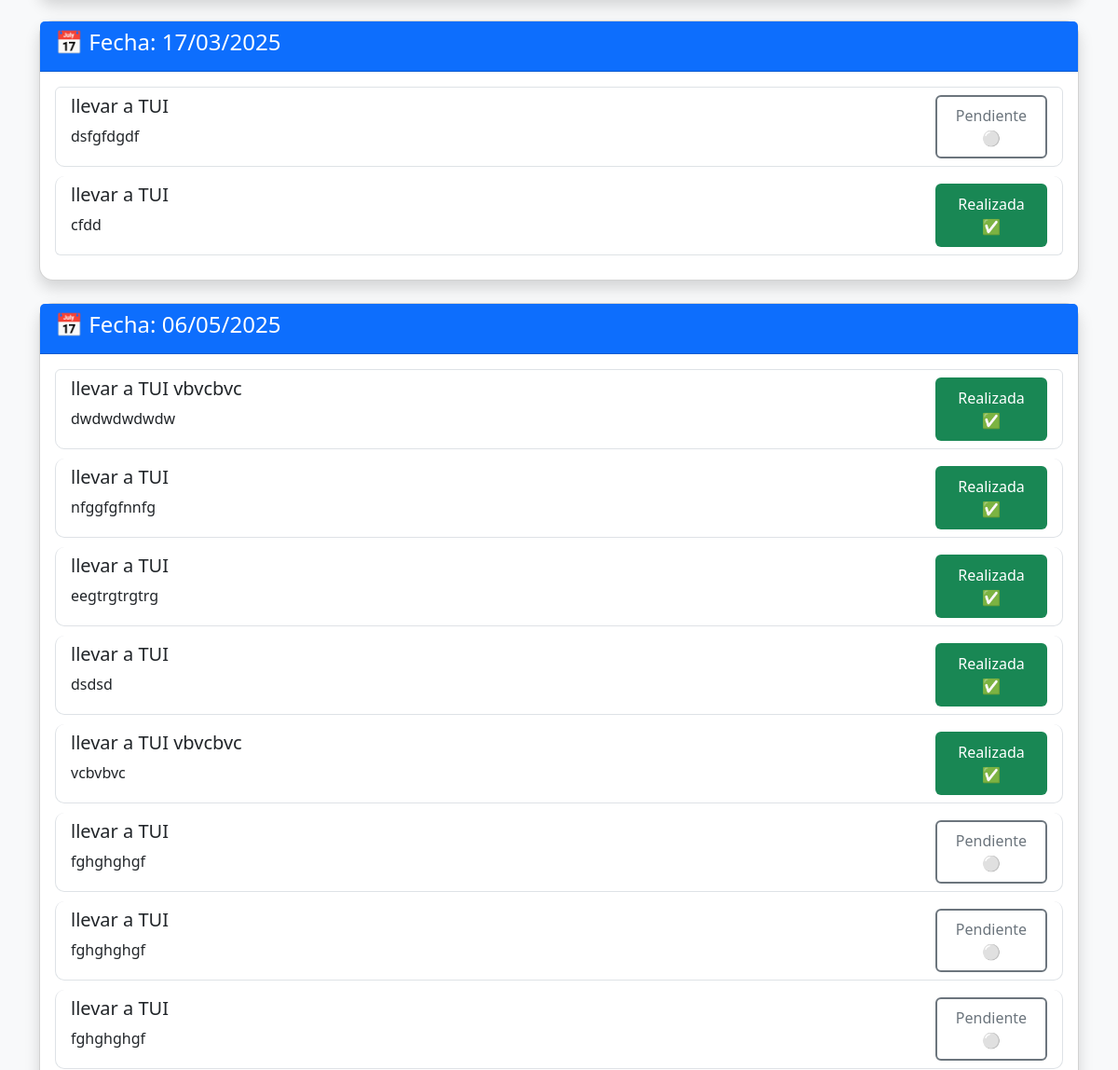
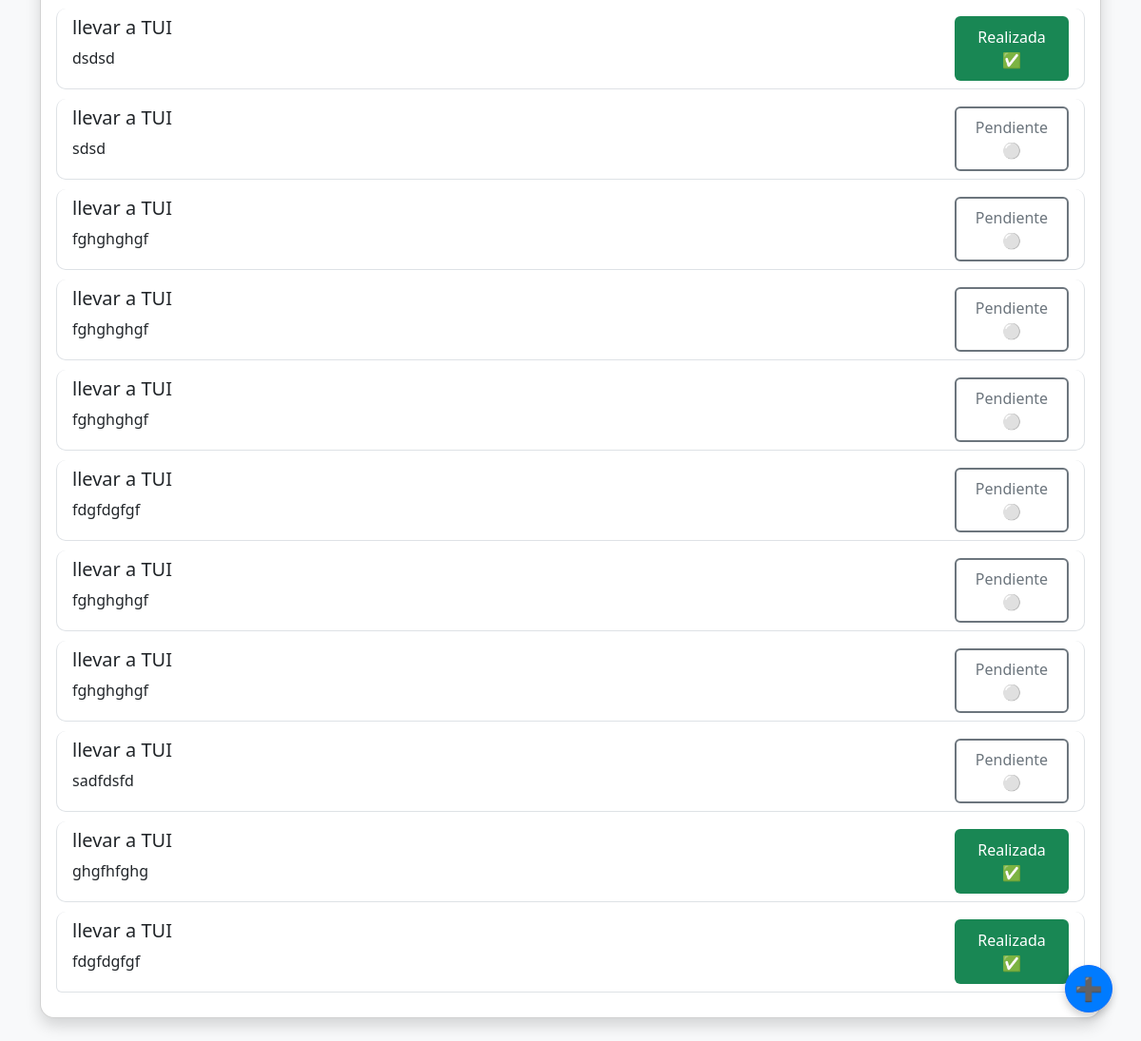
/pedidos/tareas/ (signed in, lower part), run on an earlier commit of the app's database (2 pictures, top to bottom).
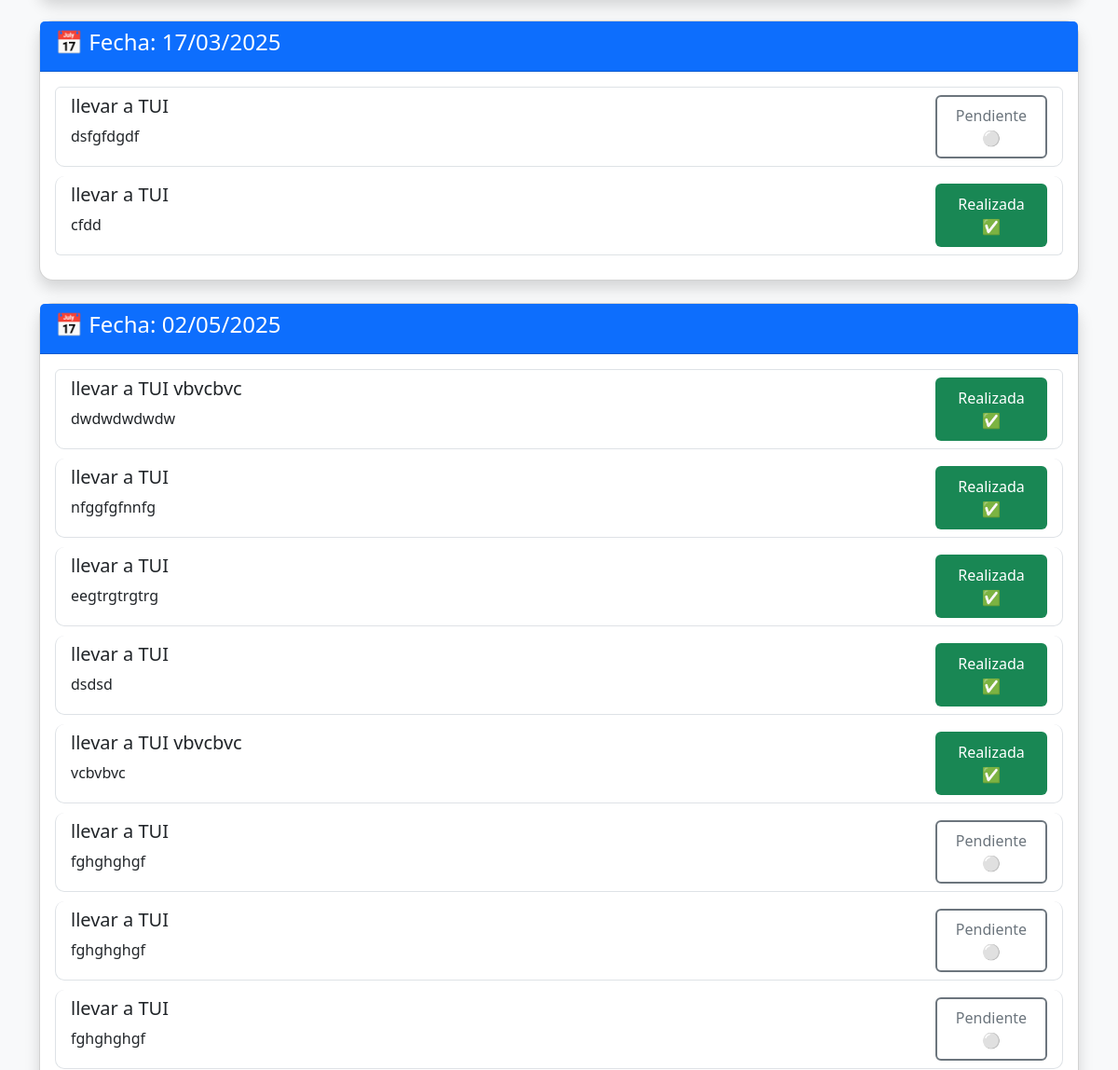
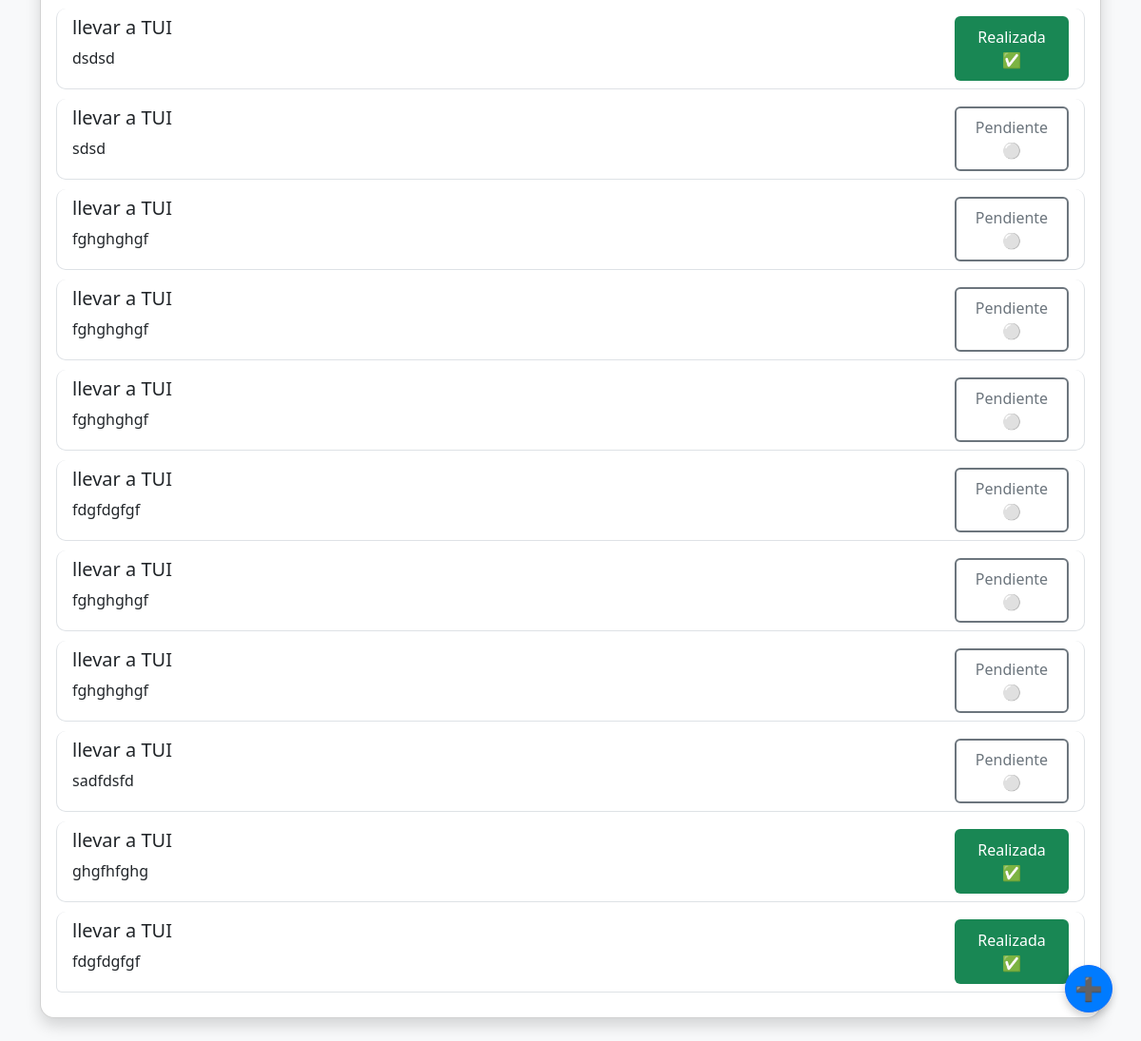
And on a later commit of the database (2 pictures, top to bottom).
### pedidos/models.py (models this page shows, shortened)
class Tarea(models.Model):
    titulo = models.CharField(max_length=200)
    descripcion = models.TextField()
    prioridad = models.CharField(max_length=20, choices=[('alta', 'Alta'), ('media', 'Media'), ('baja', 'Baja')])
    completada = models.BooleanField(default=False)
    fecha_creacion = models.DateTimeField(
        auto_now_add=True,
        verbose_name="Fecha creación"
    )
    fecha_especifica = models.DateTimeField(
        default=timezone.localtime,  # Fecha local
        verbose_name="Fecha programada"
    )

### pedidos/views.py (the view)
# urls.py: path('tareas/', TareaListView.as_view(), name='tareas'),
@method_decorator(ensure_csrf_cookie, name='dispatch')
class TareaListView(LoginRequiredMixin, UserPassesTestMixin, ListView):
    model = Tarea
    template_name = 'pedidos/tareas.html'
    context_object_name = 'tareas'
    def test_func(self):
        return self.request.user.is_staff
    def get_queryset(self):
        try:
            tareas = Tarea.objects.all().order_by('-fecha_creacion')
            return tareas
        except Exception as e:
            print(f"Error al obtener las tareas: {e}")
            return HttpResponse(f"Error al obtener las tareas: {e}", status=500)

### pedidos/templates/pedidos/tareas.html (shortened to what this page needs)
{% extends 'pedidos/base.html' %}
{% load static %}
{% load fechas %}
{% block content %}
<div class="container">
    <div class="text-end mb-4">
        <button
            type="button"
            class="btn btn-primary btn-floating"
            data-bs-toggle="modal"
            data-bs-target="#modalNuevaTarea"
        >
            ➕
        </button>
    </div>
    </div>
    {% regroup tareas by fecha_especifica|date:"d/m/Y" as grouped_tareas %}
    {% for group in grouped_tareas %}
    <div class="card mb-4 shadow">
        <div class="card-header bg-primary text-white">
            <h4>📅 Fecha: {{ group.grouper }}</h4>
        </div>
        <div class="card-body">
            <div class="list-group">
                {% for tarea in group.list %}
                <div class="list-group-item">
                    <div class="d-flex flex-column flex-md-row justify-content-between align-items-start">
                        <div class="flex-grow-1 me-md-3 mb-2 mb-md-0 w-100">
                            <h5>{{ tarea.titulo }}</h5>
                            <p class="mb-0 text-break">{{ tarea.descripcion }}</p>
                        </div>
                        <div class="align-self-center">
                            <button
                                class="btn {% if tarea.completada %}btn-success{% else %}btn-outline-secondary{% endif %} btn-estado mt-2 mt-md-0"
                                data-tarea-id="{{ tarea.id }}"
                            >
                                {% if tarea.completada %}Realizada ✅{% else %}Pendiente ⚪{% endif %}
                            </button>
                        </div>
                    </div>
                </div>
                {% endfor %}
            </div>
        </div>
    </div>
    {% endfor %}
</div>
{% endblock %}

### pedidos/templates/pedidos/base.html (shortened to what this page needs)
{% load static %}
<!DOCTYPE html>
<html lang="es">
<head>
    <link href="https://cdn.jsdelivr.net/npm/bootstrap@5.3.0/dist/css/bootstrap.min.css" rel="stylesheet">
    <link href="{% static '/pedidos/css/styles.css' %}" rel="stylesheet">
</head>
<body>
    <div class="container mt-4">
        {% block content %}{% endblock %}
</body>
</html>

### pedidos/static/pedidos/css/styles.css (style rules this page uses)
body { background-color: #f8f9fa; }
.card { border-radius: 15px; }
.list-group-item { margin-bottom: 10px; border-radius: 10px; transition: all 0.3s ease; }
.btn-floating { background: #007bff; color: white; z-index: 1000; position: fixed; bottom: 30px; right: 30px; width: 60px; height: 60px; border-radius: 50%; font-size: 24px; display: flex; align-items: center; justify-content: center; box-shadow: 0 4px 8px rgba(0, 0, 0, 0.2); transition: all 0.3s ease; }
.btn-floating { border-radius: 50%; width: 50px; height: 50px; padding: 0; font-size: 24px; line-height: 50px; text-align: center; }
.btn-estado { transition: all 0.3s ease; min-width: 120px; min-height: 40px; padding: 8px 12px; box-sizing: border-box; }
.btn-outline-secondary { border: 2px solid #6c757d !important; }
.btn-success { border: 2px solid transparent !important; }
.btn { --bs-btn-padding-y: 0rem !important; }

What changed in the data, as far as the page shows it:
changed Tarea "dwdwdwdwdw": moves from the list under "06/05/2025" to the list under "02/05/2025"
changed Tarea "nfggfgfnnfg": moves from the list under "06/05/2025" to the list under "02/05/2025"
changed Tarea "eegtrgtrgtrg": moves from the list under "06/05/2025" to the list under "02/05/2025"
changed Tarea (number 6 of 21 on the later page): moves from the list under "06/05/2025" to the list under "02/05/2025"
changed Tarea "vcbvbvc": moves from the list under "06/05/2025" to the list under "02/05/2025"
changed Tarea (number 8 of 21 on the later page): moves from the list under "06/05/2025" to the list under "02/05/2025"
changed Tarea (number 9 of 21 on the later page): moves from the list under "06/05/2025" to the list under "02/05/2025"
changed Tarea (number 10 of 21 on the later page): moves from the list under "06/05/2025" to the list under "02/05/2025"
changed Tarea (number 11 of 21 on the later page): moves from the list under "06/05/2025" to the list under "02/05/2025"
changed Tarea "sdsd": moves from the list under "06/05/2025" to the list under "02/05/2025"
changed Tarea (number 13 of 21 on the later page): moves from the list under "06/05/2025" to the list under "02/05/2025"
changed Tarea (number 14 of 21 on the later page): moves from the list under "06/05/2025" to the list under "02/05/2025"
changed Tarea (number 15 of 21 on the later page): moves from the list under "06/05/2025" to the list under "02/05/2025"
changed Tarea (number 16 of 21 on the later page): moves from the list under "06/05/2025" to the list under "02/05/2025"
changed Tarea (number 17 of 21 on the later page): moves from the list under "06/05/2025" to the list under "02/05/2025"
changed Tarea (number 18 of 21 on the later page): moves from the list under "06/05/2025" to the list under "02/05/2025"
changed Tarea "sadfdsfd": moves from the list under "06/05/2025" to the list under "02/05/2025"
changed Tarea "ghgfhfghg": moves from the list under "06/05/2025" to the list under "02/05/2025"
changed Tarea (number 21 of 21 on the later page): moves from the list under "06/05/2025" to the list under "02/05/2025"
Also different on the page:
new list line: "📅 Fecha: 02/05/2025"
list line gone: "📅 Fecha: 06/05/2025"
